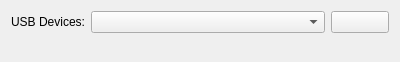
<?xml version="1.0" encoding="UTF-8"?>
<ui version="4.0">
 <class>Cp2130ConfigWidget</class>
 <widget class="QWidget" name="Cp2130ConfigWidget">
  <property name="geometry">
   <rect>
    <x>0</x>
    <y>0</y>
    <width>400</width>
    <height>62</height>
   </rect>
  </property>
  <property name="windowTitle">
   <string>Serial Data Source Configuration</string>
  </property>
  <layout class="QFormLayout" name="formLayout">
   <item row="0" column="0">
    <widget class="QLabel" name="label1">
     <property name="text">
      <string>USB Devices:</string>
     </property>
     <property name="alignment">
      <set>Qt::AlignmentFlag::AlignRight|Qt::AlignmentFlag::AlignTrailing|Qt::AlignmentFlag::AlignVCenter</set>
     </property>
    </widget>
   </item>
   <item row="0" column="1">
    <layout class="QHBoxLayout" name="horizontalLayout" stretch="4,1">
     <item>
      <widget class="QComboBox" name="cp2130ComboBox">
       <property name="toolTip">
        <string>List of available serial ports</string>
       </property>
      </widget>
     </item>
     <item>
      <widget class="QPushButton" name="rescancp2130Button">
       <property name="toolTip">
        <string>Rescan serial ports</string>
       </property>
       <property name="text">
        <string/>
       </property>
       <property name="icon">
        <iconset theme="view-refresh"/>
       </property>
      </widget>
     </item>
    </layout>
   </item>
  </layout>
 </widget>
 <tabstops>
  <tabstop>cp2130ComboBox</tabstop>
  <tabstop>rescancp2130Button</tabstop>
 </tabstops>
 <resources>
  <include location="biogui.qrc"/>
 </resources>
 <connections/>
</ui>
